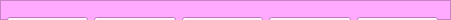
  <widget class="QFrame" name="frm5">
   <property name="geometry">
    <rect>
     <x>70</x>
     <y>570</y>
     <width>451</width>
     <height>20</height>
    </rect>
   </property>
   <property name="contextMenuPolicy">
    <enum>Qt::NoContextMenu</enum>
   </property>
   <property name="autoFillBackground">
    <bool>false</bool>
   </property>
   <property name="styleSheet">
    <string notr="true">background-color :rgb(255, 170, 255);
font-color:(255, 255, 0);</string>
   </property>
   <property name="frameShape">
    <enum>QFrame::StyledPanel</enum>
   </property>
   <property name="frameShadow">
    <enum>QFrame::Raised</enum>
   </property>
   <widget class="QWidget" name="gridLayoutWidget_7">
    <property name="geometry">
     <rect>
      <x>7</x>
      <y>10</y>
      <width>431</width>
      <height>352</height>
     </rect>
    </property>
    <layout class="QGridLayout" name="gridLayout_7">
     <item row="0" column="0">
      <layout class="QVBoxLayout" name="verticalLayout_7">
       <item>
        <layout class="QHBoxLayout" name="horizontalLayout_32">
         <item>
          <layout class="QHBoxLayout" name="horizontalLayout_33">
           <item>
            <widget class="QPushButton" name="btnCola">
             <property name="minimumSize">
              <size>
               <width>0</width>
               <height>80</height>
              </size>
             </property>
             <property name="sizeIncrement">
              <size>
               <width>0</width>
               <height>0</height>
              </size>
             </property>
             <property name="palette">
              <palette>
               <active>
                <colorrole role="WindowText">
                 <brush brushstyle="SolidPattern">
                  <color alpha="255">
                   <red>0</red>
                   <green>0</green>
                   <blue>0</blue>
                  </color>
                 </brush>
                </colorrole>
                <colorrole role="Button">
                 <brush brushstyle="SolidPattern">
                  <color alpha="255">
                   <red>255</red>
                   <green>170</green>
                   <blue>255</blue>
                  </color>
                 </brush>
                </colorrole>
                <colorrole role="Light">
                 <brush brushstyle="SolidPattern">
                  <color alpha="255">
                   <red>127</red>
                   <green>255</green>
                   <blue>127</blue>
                  </color>
                 </brush>
                </colorrole>
                <colorrole role="Midlight">
                 <brush brushstyle="SolidPattern">
                  <color alpha="255">
                   <red>63</red>
                   <green>255</green>
                   <blue>63</blue>
                  </color>
                 </brush>
                </colorrole>
                <colorrole role="Dark">
                 <brush brushstyle="SolidPattern">
                  <color alpha="255">
                   <red>0</red>
                   <green>127</green>
                   <blue>0</blue>
                  </color>
                 </brush>
                </colorrole>
                <colorrole role="Mid">
                 <brush brushstyle="SolidPattern">
                  <color alpha="255">
                   <red>0</red>
                   <green>170</green>
                   <blue>0</blue>
                  </color>
                 </brush>
                </colorrole>
                <colorrole role="Text">
                 <brush brushstyle="SolidPattern">
                  <color alpha="255">
                   <red>0</red>
                   <green>0</green>
                   <blue>0</blue>
                  </color>
                 </brush>
                </colorrole>
                <colorrole role="BrightText">
                 <brush brushstyle="SolidPattern">
                  <color alpha="255">
                   <red>255</red>
                   <green>255</green>
                   <blue>255</blue>
                  </color>
                 </brush>
                </colorrole>
                <colorrole role="ButtonText">
                 <brush brushstyle="SolidPattern">
                  <color alpha="255">
                   <red>0</red>
                   <green>0</green>
                   <blue>0</blue>
                  </color>
                 </brush>
                </colorrole>
                <colorrole role="Base">
                 <brush brushstyle="SolidPattern">
                  <color alpha="255">
                   <red>255</red>
                   <green>170</green>
                   <blue>255</blue>
                  </color>
                 </brush>
                </colorrole>
                <colorrole role="Window">
                 <brush brushstyle="SolidPattern">
                  <color alpha="255">
                   <red>255</red>
                   <green>170</green>
                   <blue>255</blue>
                  </color>
                 </brush>
                </colorrole>
                <colorrole role="Shadow">
                 <brush brushstyle="SolidPattern">
                  <color alpha="255">
                   <red>0</red>
                   <green>0</green>
                   <blue>0</blue>
                  </color>
                 </brush>
                </colorrole>
                <colorrole role="AlternateBase">
                 <brush brushstyle="SolidPattern">
                  <color alpha="255">
                   <red>127</red>
                   <green>255</green>
                   <blue>127</blue>
                  </color>
                 </brush>
                </colorrole>
                <colorrole role="ToolTipBase">
                 <brush brushstyle="SolidPattern">
                  <color alpha="255">
                   <red>255</red>
                   <green>255</green>
                   <blue>220</blue>
                  </color>
                 </brush>
                </colorrole>
                <colorrole role="ToolTipText">
                 <brush brushstyle="SolidPattern">
                  <color alpha="255">
                   <red>0</red>
                   <green>0</green>
                   <blue>0</blue>
                  </color>
                 </brush>
                </colorrole>
                <colorrole role="PlaceholderText">
                 <brush brushstyle="SolidPattern">
                  <color alpha="128">
                   <red>0</red>
                   <green>0</green>
                   <blue>0</blue>
                  </color>
                 </brush>
                </colorrole>
               </active>
               <inactive>
                <colorrole role="WindowText">
                 <brush brushstyle="SolidPattern">
                  <color alpha="255">
                   <red>0</red>
                   <green>0</green>
                   <blue>0</blue>
                  </color>
                 </brush>
                </colorrole>
                <colorrole role="Button">
                 <brush brushstyle="SolidPattern">
                  <color alpha="255">
                   <red>255</red>
                   <green>170</green>
                   <blue>255</blue>
                  </color>
                 </brush>
                </colorrole>
                <colorrole role="Light">
                 <brush brushstyle="SolidPattern">
                  <color alpha="255">
                   <red>127</red>
                   <green>255</green>
                   <blue>127</blue>
                  </color>
                 </brush>
                </colorrole>
                <colorrole role="Midlight">
                 <brush brushstyle="SolidPattern">
                  <color alpha="255">
                   <red>63</red>
                   <green>255</green>
                   <blue>63</blue>
                  </color>
                 </brush>
                </colorrole>
                <colorrole role="Dark">
                 <brush brushstyle="SolidPattern">
                  <color alpha="255">
                   <red>0</red>
                   <green>127</green>
                   <blue>0</blue>
                  </color>
                 </brush>
                </colorrole>
                <colorrole role="Mid">
                 <brush brushstyle="SolidPattern">
                  <color alpha="255">
                   <red>0</red>
                   <green>170</green>
                   <blue>0</blue>
                  </color>
                 </brush>
                </colorrole>
                <colorrole role="Text">
                 <brush brushstyle="SolidPattern">
                  <color alpha="255">
                   <red>0</red>
                   <green>0</green>
                   <blue>0</blue>
                  </color>
                 </brush>
                </colorrole>
                <colorrole role="BrightText">
                 <brush brushstyle="SolidPattern">
                  <color alpha="255">
                   <red>255</red>
                   <green>255</green>
                   <blue>255</blue>
                  </color>
                 </brush>
                </colorrole>
                <colorrole role="ButtonText">
                 <brush brushstyle="SolidPattern">
                  <color alpha="255">
                   <red>0</red>
                   <green>0</green>
                   <blue>0</blue>
                  </color>
                 </brush>
                </colorrole>
                <colorrole role="Base">
                 <brush brushstyle="SolidPattern">
                  <color alpha="255">
                   <red>255</red>
                   <green>170</green>
                   <blue>255</blue>
                  </color>
                 </brush>
                </colorrole>
                <colorrole role="Window">
                 <brush brushstyle="SolidPattern">
                  <color alpha="255">
                   <red>255</red>
                   <green>170</green>
                   <blue>255</blue>
                  </color>
                 </brush>
                </colorrole>
                <colorrole role="Shadow">
                 <brush brushstyle="SolidPattern">
                  <color alpha="255">
                   <red>0</red>
                   <green>0</green>
                   <blue>0</blue>
                  </color>
                 </brush>
                </colorrole>
                <colorrole role="AlternateBase">
                 <brush brushstyle="SolidPattern">
                  <color alpha="255">
                   <red>127</red>
                   <green>255</green>
                   <blue>127</blue>
                  </color>
                 </brush>
                </colorrole>
                <colorrole role="ToolTipBase">
                 <brush brushstyle="SolidPattern">
                  <color alpha="255">
                   <red>255</red>
                   <green>255</green>
                   <blue>220</blue>
                  </color>
                 </brush>
                </colorrole>
                <colorrole role="ToolTipText">
                 <brush brushstyle="SolidPattern">
                  <color alpha="255">
                   <red>0</red>
                   <green>0</green>
                   <blue>0</blue>
                  </color>
                 </brush>
                </colorrole>
                <colorrole role="PlaceholderText">
                 <brush brushstyle="SolidPattern">
                  <color alpha="128">
                   <red>0</red>
                   <green>0</green>
                   <blue>0</blue>
                  </color>
                 </brush>
                </colorrole>
               </inactive>
               <disabled>
                <colorrole role="WindowText">
                 <brush brushstyle="SolidPattern">
                  <color alpha="255">
                   <red>0</red>
                   <green>127</green>
                   <blue>0</blue>
                  </color>
                 </brush>
                </colorrole>
                <colorrole role="Button">
                 <brush brushstyle="SolidPattern">
                  <color alpha="255">
                   <red>255</red>
                   <green>170</green>
                   <blue>255</blue>
                  </color>
                 </brush>
                </colorrole>
                <colorrole role="Light">
                 <brush brushstyle="SolidPattern">
                  <color alpha="255">
                   <red>127</red>
                   <green>255</green>
                   <blue>127</blue>
                  </color>
                 </brush>
                </colorrole>
                <colorrole role="Midlight">
                 <brush brushstyle="SolidPattern">
                  <color alpha="255">
                   <red>63</red>
                   <green>255</green>
                   <blue>63</blue>
                  </color>
                 </brush>
                </colorrole>
                <colorrole role="Dark">
                 <brush brushstyle="SolidPattern">
                  <color alpha="255">
                   <red>0</red>
                   <green>127</green>
                   <blue>0</blue>
                  </color>
                 </brush>
                </colorrole>
                <colorrole role="Mid">
                 <brush brushstyle="SolidPattern">
                  <color alpha="255">
                   <red>0</red>
                   <green>170</green>
                   <blue>0</blue>
                  </color>
                 </brush>
                </colorrole>
                <colorrole role="Text">
                 <brush brushstyle="SolidPattern">
                  <color alpha="255">
                   <red>0</red>
                   <green>127</green>
                   <blue>0</blue>
                  </color>
                 </brush>
                </colorrole>
                <colorrole role="BrightText">
                 <brush brushstyle="SolidPattern">
                  <color alpha="255">
                   <red>255</red>
                   <green>255</green>
                   <blue>255</blue>
                  </color>
                 </brush>
                </colorrole>
                <colorrole role="ButtonText">
                 <brush brushstyle="SolidPattern">
                  <color alpha="255">
                   <red>0</red>
                   <green>127</green>
                   <blue>0</blue>
                  </color>
                 </brush>
                </colorrole>
                <colorrole role="Base">
                 <brush brushstyle="SolidPattern">
                  <color alpha="255">
                   <red>255</red>
                   <green>170</green>
                   <blue>255</blue>
                  </color>
                 </brush>
                </colorrole>
                <colorrole role="Window">
                 <brush brushstyle="SolidPattern">
                  <color alpha="255">
                   <red>255</red>
                   <green>170</green>
                   <blue>255</blue>
                  </color>
                 </brush>
                </colorrole>
                <colorrole role="Shadow">
                 <brush brushstyle="SolidPattern">
                  <color alpha="255">
                   <red>0</red>
                   <green>0</green>
                   <blue>0</blue>
                  </color>
                 </brush>
                </colorrole>
                <colorrole role="AlternateBase">
                 <brush brushstyle="SolidPattern">
                  <color alpha="255">
                   <red>0</red>
                   <green>255</green>
                   <blue>0</blue>
                  </color>
                 </brush>
                </colorrole>
                <colorrole role="ToolTipBase">
                 <brush brushstyle="SolidPattern">
                  <color alpha="255">
                   <red>255</red>
                   <green>255</green>
                   <blue>220</blue>
                  </color>
                 </brush>
                </colorrole>
                <colorrole role="ToolTipText">
                 <brush brushstyle="SolidPattern">
                  <color alpha="255">
                   <red>0</red>
                   <green>0</green>
                   <blue>0</blue>
                  </color>
                 </brush>
                </colorrole>
                <colorrole role="PlaceholderText">
                 <brush brushstyle="SolidPattern">
                  <color alpha="128">
                   <red>0</red>
                   <green>0</green>
                   <blue>0</blue>
                  </color>
                 </brush>
                </colorrole>
               </disabled>
              </palette>
             </property>
             <property name="autoFillBackground">
              <bool>false</bool>
             </property>
             <property name="text">
              <string>Cola</string>
             </property>
            </widget>
           </item>
           <item>
            <widget class="QPushButton" name="btnFanta">
             <property name="minimumSize">
              <size>
               <width>80</width>
               <height>80</height>
              </size>
             </property>
             <property name="text">
              <string>Sprite</string>
             </property>
            </widget>
           </item>
           <item>
            <widget class="QPushButton" name="btnSpirte">
             <property name="minimumSize">
              <size>
               <width>0</width>
               <height>80</height>
              </size>
             </property>
             <property name="text">
              <string>Fanta</string>
             </property>
            </widget>
           </item>
           <item>
            <widget class="QPushButton" name="btnPepsi">
             <property name="minimumSize">
              <size>
               <width>0</width>
               <height>80</height>
              </size>
             </property>
             <property name="text">
              <string>Pepsi</string>
             </property>
            </widget>
           </item>
           <item>
            <widget class="QPushButton" name="btnColaLiter">
             <property name="minimumSize">
              <size>
               <width>0</width>
               <height>80</height>
              </size>
             </property>
             <property name="text">
              <string>Cola 1 Liter</string>
             </property>
            </widget>
           </item>
          </layout>
         </item>
        </layout>
       </item>
       <item>
        <layout class="QHBoxLayout" name="horizontalLayout_34">
         <item>
          <widget class="QPushButton" name="btnMangoSaft">
           <property name="minimumSize">
            <size>
             <width>0</width>
             <height>80</height>
            </size>
           </property>
           <property name="text">
            <string>MangoSaft</string>
           </property>
          </widget>
         </item>
         <item>
          <widget class="QPushButton" name="btnOrangeSaft">
           <property name="minimumSize">
            <size>
             <width>0</width>
             <height>80</height>
            </size>
           </property>
           <property name="text">
            <string>OrangeSaft</string>
           </property>
          </widget>
         </item>
         <item>
          <widget class="QPushButton" name="btnKwi">
           <property name="minimumSize">
            <size>
             <width>0</width>
             <height>80</height>
            </size>
           </property>
           <property name="text">
            <string>KiwiSaft</string>
           </property>
          </widget>
         </item>
         <item>
          <widget class="QPushButton" name="btnApf">
           <property name="minimumSize">
            <size>
             <width>0</width>
             <height>80</height>
            </size>
           </property>
           <property name="text">
            <string>ApfelSaft</string>
           </property>
          </widget>
         </item>
         <item>
          <widget class="QPushButton" name="btnErd">
           <property name="minimumSize">
            <size>
             <width>0</width>
             <height>80</height>
            </size>
           </property>
           <property name="text">
            <string>ErdbeerSaft</string>
           </property>
          </widget>
         </item>
        </layout>
       </item>
       <item>
        <layout class="QHBoxLayout" name="horizontalLayout_35">
         <item>
          <widget class="QPushButton" name="btnAnans">
           <property name="minimumSize">
            <size>
             <width>0</width>
             <height>80</height>
            </size>
           </property>
           <property name="text">
            <string>Ananas</string>
           </property>
          </widget>
         </item>
         <item>
          <widget class="QPushButton" name="btnBanna">
           <property name="minimumSize">
            <size>
             <width>0</width>
             <height>80</height>
            </size>
           </property>
           <property name="text">
            <string>BananaSaft</string>
           </property>
          </widget>
         </item>
         <item>
          <widget class="QPushButton" name="btn">
           <property name="minimumSize">
            <size>
             <width>0</width>
             <height>80</height>
            </size>
           </property>
           <property name="text">
            <string>PushButton</string>
           </property>
          </widget>
         </item>
         <item>
          <widget class="QPushButton" name="btnRwein">
           <property name="minimumSize">
            <size>
             <width>0</width>
             <height>80</height>
            </size>
           </property>
           <property name="text">
            <string>Rot wein</string>
           </property>
          </widget>
         </item>
         <item>
          <widget class="QPushButton" name="btnWwein">
           <property name="minimumSize">
            <size>
             <width>0</width>
             <height>80</height>
            </size>
           </property>
           <property name="text">
            <string>Weis Wein</string>
           </property>
          </widget>
         </item>
        </layout>
       </item>
       <item>
        <layout class="QHBoxLayout" name="horizontalLayout_36">
         <item>
          <widget class="QPushButton" name="btnTee">
           <property name="minimumSize">
            <size>
             <width>0</width>
             <height>80</height>
            </size>
           </property>
           <property name="text">
            <string>Tee</string>
           </property>
          </widget>
         </item>
         <item>
          <widget class="QPushButton" name="btnKaffee">
           <property name="minimumSize">
            <size>
             <width>0</width>
             <height>80</height>
            </size>
           </property>
           <property name="text">
            <string>Kaffee</string>
           </property>
          </widget>
         </item>
         <item>
          <widget class="QPushButton" name="btnLatte">
           <property name="minimumSize">
            <size>
             <width>0</width>
             <height>80</height>
            </size>
           </property>
           <property name="text">
            <string>Latte</string>
           </property>
          </widget>
         </item>
         <item>
          <widget class="QPushButton" name="btnCap">
           <property name="minimumSize">
            <size>
             <width>0</width>
             <height>80</height>
            </size>
           </property>
           <property name="text">
            <string>Capciano</string>
           </property>
          </widget>
         </item>
         <item>
          <widget class="QPushButton" name="btnBeer">
           <property name="minimumSize">
            <size>
             <width>0</width>
             <height>80</height>
            </size>
           </property>
           <property name="text">
            <string>Beer</string>
           </property>
          </widget>
         </item>
        </layout>
       </item>
      </layout>
     </item>
    </layout>
   </widget>
  </widget>
